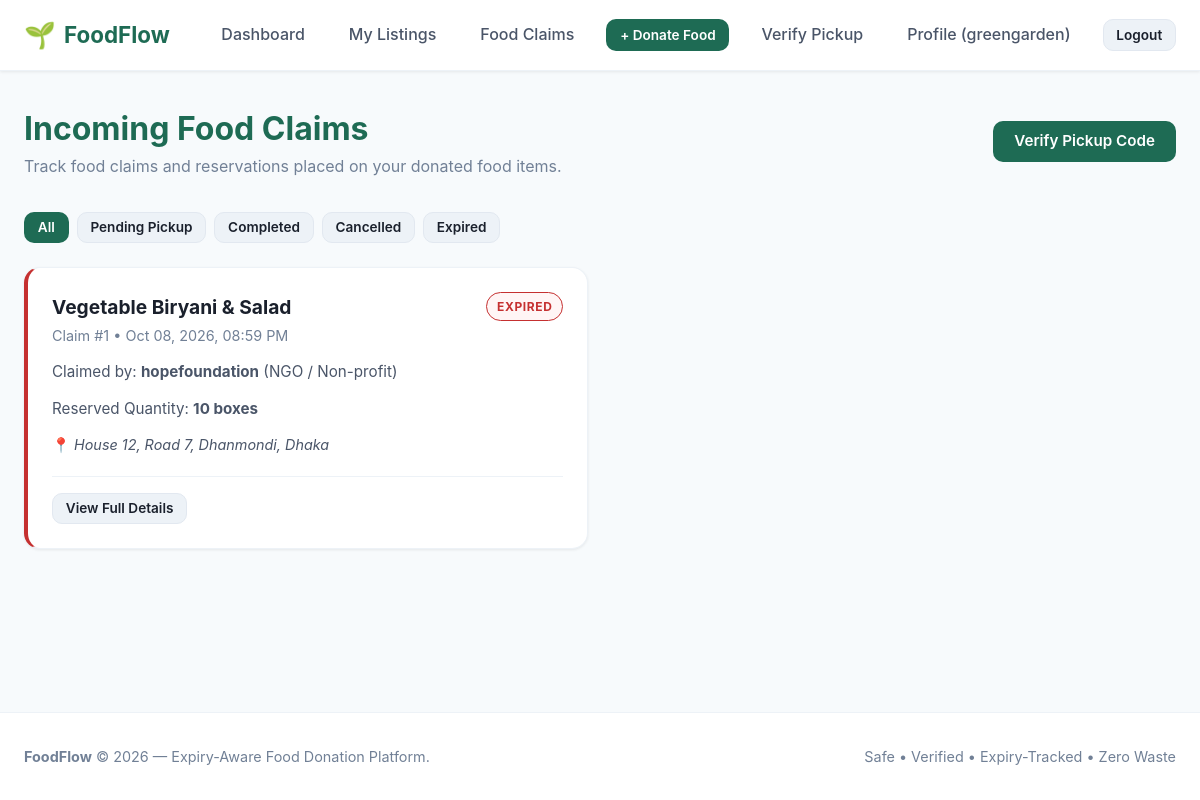
Screenshot of /claims/ (signed in) with the database file from the repository.
### accounts/models.py (models this page shows, shortened)
class User(AbstractUser):
    ROLE_DONOR = 'donor'
    ROLE_RECIPIENT = 'recipient'
    ROLE_CHOICES = [
        (ROLE_DONOR, 'Donor'),
        (ROLE_RECIPIENT, 'Recipient'),
    ]
    role = models.CharField(
        max_length=20,
        choices=ROLE_CHOICES,
        default=ROLE_RECIPIENT,
        help_text="Designates whether this user registers as a food Donor or Recipient."
    )
    phone = models.CharField(
        max_length=20,
        blank=True,
        null=True,
        help_text="Contact telephone number"
    )
    @property
    def is_donor(self):
        return self.role == self.ROLE_DONOR
    @property
    def is_recipient(self):
        return self.role == self.ROLE_RECIPIENT

class Recipient(models.Model):
    RECIPIENT_TYPE_CHOICES = [
        ('ngo', 'NGO / Non-profit'),
        ('individual', 'Individual / Family in need'),
        ('shelter', 'Shelter / Orphanage'),
        ('community_kitchen', 'Community Kitchen / Charity'),
        ('other', 'Other Recipient'),
    ]
    user = models.OneToOneField(
        User,
        on_delete=models.CASCADE,
        related_name='recipient_profile'
    )
    recipient_type = models.CharField(
        max_length=30,
        choices=RECIPIENT_TYPE_CHOICES,
        default='individual'
    )
    location = models.ForeignKey(
        'locations.Location',
        on_delete=models.PROTECT,
        related_name='recipients'
    )
    is_verified = models.BooleanField(
        default=False,
        help_text="Designates if this recipient is verified by platform administrators (required to claim food)"
    )
    created_at = models.DateTimeField(auto_now_add=True)
    class Meta:
        verbose_name = "Recipient Profile"
        verbose_name_plural = "Recipient Profiles"

### claims/models.py (models this page shows, shortened)
class Claim(models.Model):
    STATUS_PENDING = 'pending'
    STATUS_COMPLETED = 'completed'
    STATUS_CANCELLED = 'cancelled'
    STATUS_EXPIRED = 'expired'
    STATUS_CHOICES = [
        (STATUS_PENDING, 'Pending Pickup'),
        (STATUS_COMPLETED, 'Completed'),
        (STATUS_CANCELLED, 'Cancelled'),
        (STATUS_EXPIRED, 'Expired'),
    ]
    listing = models.ForeignKey(
        'listings.FoodListing',
        on_delete=models.CASCADE,
        related_name='claims'
    )
    recipient = models.ForeignKey(
        'accounts.Recipient',
        on_delete=models.CASCADE,
        related_name='claims'
    )
    claimed_quantity = models.DecimalField(
        max_digits=8,
        decimal_places=2,
        validators=[MinValueValidator(Decimal('0.01'))],
        help_text="Quantity reserved by recipient"
    )
    claimed_at = models.DateTimeField(auto_now_add=True)
    pickup_deadline = models.DateTimeField(
        help_text="Time window by which food must be picked up"
    )
    pickup_code = models.CharField(
        max_length=8,
        unique=True,
        db_index=True,
        help_text="Unique 8-character verification token"
    )
    status = models.CharField(
        max_length=20,
        choices=STATUS_CHOICES,
        default=STATUS_PENDING
    )
    class Meta:
        verbose_name = "Claim"
        verbose_name_plural = "Claims"
        ordering = ['-claimed_at']

### listings/models.py (models this page shows, shortened)
class FoodListing(models.Model):
    STATUS_AVAILABLE = 'available'
    STATUS_CLAIMED = 'claimed'
    STATUS_COMPLETED = 'completed'
    STATUS_EXPIRED = 'expired'
    STATUS_BLOCKED = 'blocked'
    STATUS_CHOICES = [
        (STATUS_AVAILABLE, 'Available'),
        (STATUS_CLAIMED, 'Claimed'),
        (STATUS_COMPLETED, 'Completed'),
        (STATUS_EXPIRED, 'Expired'),
        (STATUS_BLOCKED, 'Blocked'),
    ]
    donor = models.ForeignKey(
        'accounts.Donor',
        on_delete=models.CASCADE,
        related_name='listings'
    )
    location = models.ForeignKey(
        'locations.Location',
        on_delete=models.PROTECT,
        related_name='listings'
    )
    food_name = models.CharField(max_length=200, help_text="e.g. Cooked Rice & Curry, Fresh Apples, Bread Rolls")
    description = models.TextField(blank=True, null=True, help_text="Preparation details, ingredients, or dietary info")
    quantity = models.DecimalField(
        max_digits=8,
        decimal_places=2,
        validators=[MinValueValidator(Decimal('0.01'))],
        help_text="Total initial quantity"
    )
    unit = models.CharField(
        max_length=50,
        help_text="Units: portions, kg, boxes, packets, meals, litres"
    )
    expires_at = models.DateTimeField(
        db_index=True,
        help_text="Exact expiry deadline"
    )
    status = models.CharField(
        max_length=20,
        choices=STATUS_CHOICES,
        default=STATUS_AVAILABLE,
        db_index=True
    )
    created_at = models.DateTimeField(auto_now_add=True)
    updated_at = models.DateTimeField(auto_now=True)
    class Meta:
        verbose_name = "Food Listing"
        verbose_name_plural = "Food Listings"
        ordering = ['expires_at']

### locations/models.py (models this page shows, shortened)
class Location(models.Model):
    address = models.CharField(max_length=255, help_text="Street address or building details")
    area = models.CharField(max_length=100, db_index=True, help_text="Neighborhood or area name")
    city = models.CharField(max_length=100, db_index=True, help_text="City name")
    postal_code = models.CharField(max_length=20, blank=True, null=True, help_text="Postal / ZIP code")
    latitude = models.DecimalField(max_digits=9, decimal_places=6, null=True, blank=True)
    longitude = models.DecimalField(max_digits=9, decimal_places=6, null=True, blank=True)
    class Meta:
        verbose_name = "Location"
        verbose_name_plural = "Locations"
        indexes = [
            models.Index(fields=['area'], name='loc_area_idx'),
            models.Index(fields=['city'], name='loc_city_idx'),
        ]
        constraints = [
            models.UniqueConstraint(
                fields=['address', 'area', 'city', 'postal_code'],
                name='unique_location_address'
            )
        ]

### claims/views.py (the view, shortened to what this page needs)
# urls.py: path('claims/', views.claims_list_view, name='my_claims'),
def claims_list_view(request):
    status_filter = request.GET.get('status', '').strip().lower()
    lookup_code = request.GET.get('pickup_code', '').strip().upper()
    lookup_result = None
    claims = None
    if request.user.is_authenticated:
        if request.user.is_recipient:
            recipient = getattr(request.user, 'recipient_profile', None)
            if recipient:
                claims = Claim.objects.filter(recipient=recipient)
            else:
                claims = Claim.objects.none()
            page_title = "My Food Claims"
            page_subtitle = "Track your active reservations, pickup codes, and claim history."
        elif request.user.is_donor:
            donor = getattr(request.user, 'donor_profile', None)
            if donor:
                claims = Claim.objects.filter(listing__donor=donor)
            else:
                claims = Claim.objects.none()
            page_title = "Incoming Food Claims"
            page_subtitle = "Track food claims and reservations placed on your donated food items."
        elif request.user.is_staff:
            claims = Claim.objects.all()
            page_title = "Platform Food Claims"
            page_subtitle = "All food reservations and pickup activities across the FoodFlow platform."
        else:
            claims = Claim.objects.none()
            page_title = "Food Claims"
            page_subtitle = "Track food claims and reservations."
        claims = claims.select_related(
            'listing', 'listing__donor__user', 'listing__location', 'recipient__user'
        ).order_by('-claimed_at')
        if status_filter:
            claims = claims.filter(status=status_filter)
    else:
        page_title = "Food Claims & Pickup Tracking"
        page_subtitle = "Track food reservation status with your 8-character pickup code, or log in to manage your account claims."
    context = {
        'claims': claims,
        'status_filter': status_filter,
        'lookup_code': lookup_code,
        'lookup_result': lookup_result,
        'page_title': page_title,
        'page_subtitle': page_subtitle,
    }
    return render(request, 'claims/my_claims.html', context)

### templates/claims/my_claims.html (shortened to what this page needs)
{% extends 'base.html' %}
{% block content %}
<div style="display: flex; justify-content: space-between; align-items: center; margin-bottom: 2rem; flex-wrap: wrap; gap: 1rem;">
    <div>
        <h1 style="color: var(--green-700); font-size: 2rem;">{{ page_title|default:"Food Claims" }}</h1>
        <p style="color: var(--grey-500);">{{ page_subtitle|default:"Track your active reservations, pickup codes, and claim history." }}</p>
    </div>
    <div style="display: flex; gap: 0.5rem; flex-wrap: wrap;">
        {% if user.is_authenticated %}
            {% if user.is_recipient %}
                <a href="{% url 'listings:browse_food' %}" class="btn btn-primary">Browse Available Food</a>
            {% elif user.is_donor %}
                <a href="{% url 'claims:verify_pickup' %}" class="btn btn-primary">Verify Pickup Code</a>
            {% endif %}
        {% else %}
            <a href="{% url 'accounts:login' %}?next={% url 'claims:my_claims' %}" class="btn btn-primary">Log In to View Claims</a>
            <a href="{% url 'accounts:register' %}" class="btn btn-secondary">Register New Account</a>
        {% endif %}
    </div>
</div>
{% if user.is_authenticated %}
    <div style="display: flex; gap: 0.5rem; margin-bottom: 1.5rem; flex-wrap: wrap;">
        <a href="{% url 'claims:my_claims' %}" class="btn btn-sm {% if not status_filter %}btn-primary{% else %}btn-secondary{% endif %}">All</a>
        <a href="{% url 'claims:my_claims' %}?status=pending" class="btn btn-sm {% if status_filter == 'pending' %}btn-primary{% else %}btn-secondary{% endif %}">Pending Pickup</a>
        <a href="{% url 'claims:my_claims' %}?status=completed" class="btn btn-sm {% if status_filter == 'completed' %}btn-primary{% else %}btn-secondary{% endif %}">Completed</a>
        <a href="{% url 'claims:my_claims' %}?status=cancelled" class="btn btn-sm {% if status_filter == 'cancelled' %}btn-secondary{% else %}btn-secondary{% endif %}" style="">Cancelled</a>
        <a href="{% url 'claims:my_claims' %}?status=expired" class="btn btn-sm {% if status_filter == 'expired' %}btn-secondary{% else %}btn-secondary{% endif %}" style="">Expired</a>
    </div>
    {% if claims %}
    <div class="grid grid-2">
        {% for claim in claims %}
        <div class="card" style="border-left: 4px solid {% if claim.status == 'pending' %}var(--green-700){% elif claim.status == 'completed' %}var(--grey-500){% else %}var(--red-600){% endif %};">
            <div class="card-header">
                <div>
                    <h3 class="card-title">{{ claim.listing.food_name }}</h3>
                    <span class="card-subtitle">Claim #{{ claim.id }} &bull; {{ claim.claimed_at|date:"M d, Y, h:i A" }}</span>
                </div>
                <div>
                    <span class="badge badge-{{ claim.status }}">{{ claim.get_status_display }}</span>
                </div>
            </div>
            <div class="card-body">
                {% if user.is_donor %}
                    <p style="font-size: 0.95rem; color: var(--grey-700); margin-bottom: 0.75rem;">
                        Claimed by: <strong>{{ claim.recipient.user.username }}</strong> ({{ claim.recipient.get_recipient_type_display }})
                    </p>
                    <p style="font-size: 0.95rem; color: var(--grey-700); margin-bottom: 0.75rem;">
                        Reserved Quantity: <strong>{{ claim.claimed_quantity|floatformat:"-2" }} {{ claim.listing.unit }}</strong>
                    </p>
                {% endif %}
                <p style="font-size: 0.9rem; color: var(--grey-700);">
                    📍 <em>{{ claim.listing.location.address }}, {{ claim.listing.location.area }}, {{ claim.listing.location.city }}</em>
                </p>
            </div>
            <div class="card-footer">
                <a href="{% url 'claims:claim_detail' pk=claim.pk %}" class="btn btn-secondary btn-sm">View Full Details</a>
            </div>
        </div>
        {% endfor %}
    </div>
    {% endif %}
{% endif %}
{% endblock %}

### templates/partials/navbar.html (shortened to what this page needs)
{% load static %}
<nav class="navbar">
    <div class="container navbar-container">
        <a href="{% url 'home' %}" class="brand">
            <span class="brand-icon">🌱</span>
            <span>FoodFlow</span>
        </a>
        <ul class="nav-links">
            {% if user.is_authenticated %}
            {% if user.is_donor %}
            <li><a href="{% url 'accounts:donor_dashboard' %}" class="nav-link">Dashboard</a></li>
            <li><a href="{% url 'listings:donor_listings' %}" class="nav-link">My Listings</a></li>
            <li><a href="{% url 'claims:my_claims' %}" class="nav-link">Food Claims</a></li>
            <li>
                {% if user.donor_profile.is_verified %}
                <a href="{% url 'listings:donor_listing_create' %}"
                   class="nav-link btn btn-primary btn-sm"
                   style="color: white;">
                    + Donate Food
                </a>
                {% endif %}
            </li>
            <li><a href="{% url 'claims:verify_pickup' %}" class="nav-link">Verify Pickup</a></li>
                {% endif %}
                <li><a href="{% url 'accounts:profile' %}" class="nav-link">Profile ({{ user.username }})</a></li>
                <li><a href="{% url 'accounts:logout' %}" class="nav-link btn btn-secondary btn-sm">Logout</a></li>
            {% endif %}
        </ul>
    </div>
</nav>

### rows the page displays
User: username "greengarden"
Claim: listing.food_name "Vegetable Biryani & Salad", id "1", claimed_at "Oct 08, 2026, 08:59 PM", status "EXPIRED", recipient.user.username "hopefoundation", recipient.recipient_type "NGO / Non-profit", claimed_quantity "10", listing.unit "boxes", listing.location.address "House 12, Road 7", listing.location.area "Dhanmondi", listing.location.city "Dhaka"

### other values shown
{{ page_title|default:"Food Claims" }} "Incoming Food Claims"
